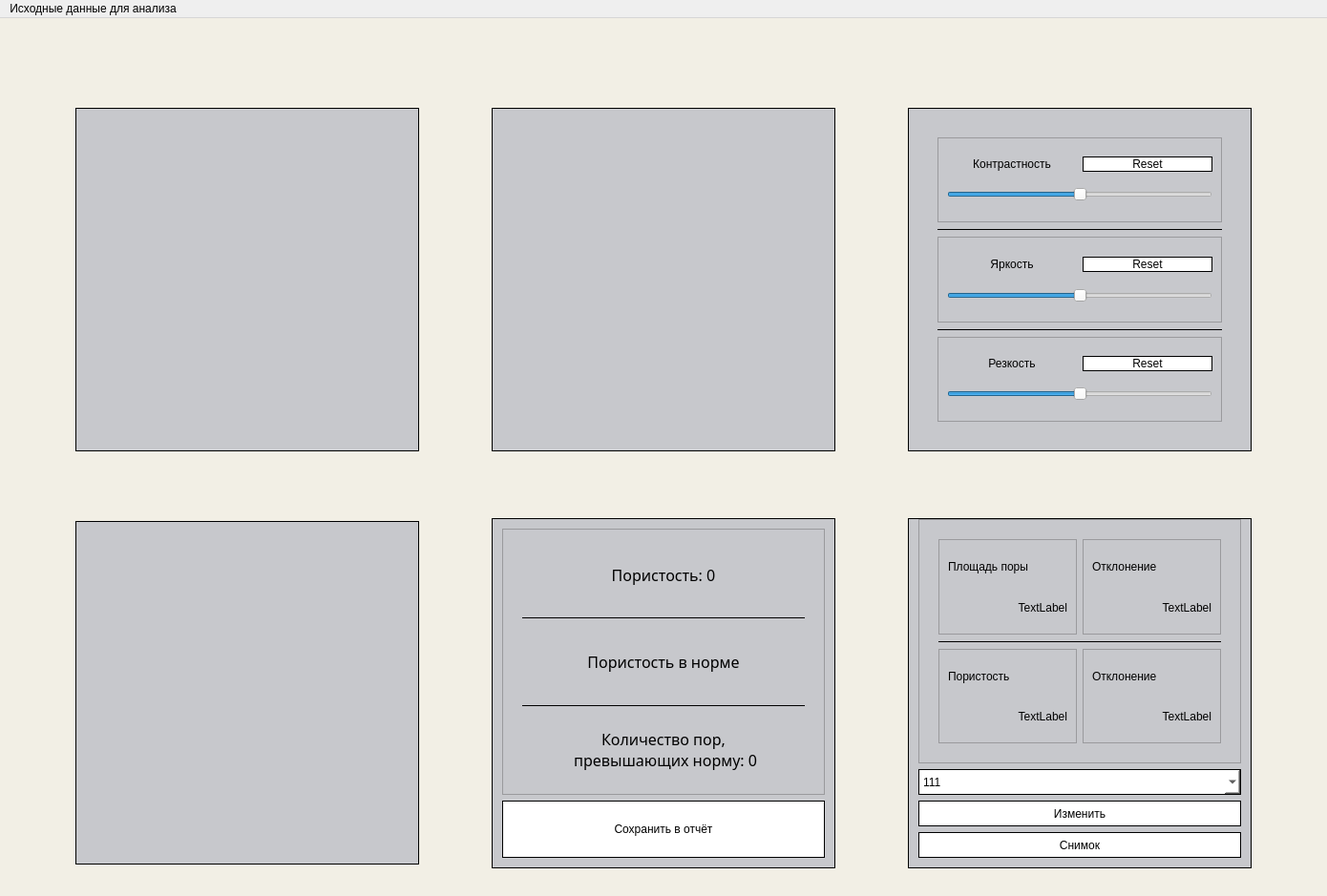
<?xml version="1.0" encoding="UTF-8"?>
<ui version="4.0">
 <class>MainWindow</class>
 <widget class="QMainWindow" name="MainWindow">
  <property name="enabled">
   <bool>true</bool>
  </property>
  <property name="geometry">
   <rect>
    <x>0</x>
    <y>0</y>
    <width>1390</width>
    <height>939</height>
   </rect>
  </property>
  <property name="baseSize">
   <size>
    <width>1366</width>
    <height>768</height>
   </size>
  </property>
  <property name="windowTitle">
   <string>MainWindow</string>
  </property>
  <property name="styleSheet">
   <string notr="true">QMainWindow{background-color: #F2EFE5}

QSlider{
	cor: black;
}

QComboBox {
	background: white;
    background-color: white;
	color: black;
	font: 12pt &quot;Jura&quot;;
	border: 1px solid black
}


QPushButton {
    background-color: white;
	color: black;
	font: 12pt &quot;Jura&quot;;
	border: 1px solid black
}

QPushButton:hover {
    background-color: #B4B4B8;
	color: black
}

Line{
	color: black
}

QLabel{
font: 12pt &quot;Jura&quot;}


</string>
  </property>
  <property name="animated">
   <bool>true</bool>
  </property>
  <widget class="QWidget" name="centralwidget">
   <layout class="QGridLayout" name="gridLayout">
    <item row="3" column="4">
     <widget class="QFrame" name="frame_2">
      <property name="minimumSize">
       <size>
        <width>360</width>
        <height>360</height>
       </size>
      </property>
      <property name="maximumSize">
       <size>
        <width>360</width>
        <height>360</height>
       </size>
      </property>
      <property name="baseSize">
       <size>
        <width>360</width>
        <height>360</height>
       </size>
      </property>
      <property name="styleSheet">
       <string notr="true">QFrame{background-color: #C7C8CC}
QFrame#frame_2{
   border: 1px solid black;
	border-style: inset;
}</string>
      </property>
      <property name="frameShape">
       <enum>QFrame::StyledPanel</enum>
      </property>
      <property name="frameShadow">
       <enum>QFrame::Raised</enum>
      </property>
      <layout class="QVBoxLayout" name="verticalLayout_4">
       <property name="leftMargin">
        <number>0</number>
       </property>
       <property name="topMargin">
        <number>0</number>
       </property>
       <property name="rightMargin">
        <number>0</number>
       </property>
       <property name="bottomMargin">
        <number>0</number>
       </property>
       <item>
        <widget class="QLabel" name="final_view">
         <property name="styleSheet">
          <string notr="true">QLabel{background-color: #C7C8CC}</string>
         </property>
         <property name="text">
          <string/>
         </property>
        </widget>
       </item>
      </layout>
     </widget>
    </item>
    <item row="5" column="6">
     <widget class="QFrame" name="frame_6">
      <property name="minimumSize">
       <size>
        <width>360</width>
        <height>360</height>
       </size>
      </property>
      <property name="baseSize">
       <size>
        <width>360</width>
        <height>360</height>
       </size>
      </property>
      <property name="styleSheet">
       <string notr="true">QFrame{background-color: #C7C8CC}
QFrame#frame_6{
   border: 1px solid black;
	border-style: inset;
}</string>
      </property>
      <property name="frameShape">
       <enum>QFrame::StyledPanel</enum>
      </property>
      <property name="frameShadow">
       <enum>QFrame::Raised</enum>
      </property>
      <layout class="QVBoxLayout" name="verticalLayout_7">
       <property name="spacing">
        <number>6</number>
       </property>
       <property name="leftMargin">
        <number>10</number>
       </property>
       <property name="topMargin">
        <number>0</number>
       </property>
       <property name="rightMargin">
        <number>10</number>
       </property>
       <property name="bottomMargin">
        <number>10</number>
       </property>
       <item>
        <widget class="QFrame" name="frame_8">
         <property name="enabled">
          <bool>true</bool>
         </property>
         <property name="minimumSize">
          <size>
           <width>256</width>
           <height>256</height>
          </size>
         </property>
         <property name="baseSize">
          <size>
           <width>0</width>
           <height>0</height>
          </size>
         </property>
         <property name="frameShape">
          <enum>QFrame::StyledPanel</enum>
         </property>
         <property name="frameShadow">
          <enum>QFrame::Raised</enum>
         </property>
         <layout class="QGridLayout" name="gridLayout_6">
          <property name="leftMargin">
           <number>20</number>
          </property>
          <property name="topMargin">
           <number>20</number>
          </property>
          <property name="rightMargin">
           <number>20</number>
          </property>
          <property name="bottomMargin">
           <number>20</number>
          </property>
          <item row="2" column="1">
           <widget class="QFrame" name="frame_14">
            <property name="styleSheet">
             <string notr="true">QFrame#frame_14{
   border-left: 1px solid black;
   border-right: 1px solid black;
}</string>
            </property>
            <property name="frameShape">
             <enum>QFrame::StyledPanel</enum>
            </property>
            <property name="frameShadow">
             <enum>QFrame::Raised</enum>
            </property>
            <layout class="QVBoxLayout" name="verticalLayout_10">
             <item>
              <widget class="QLabel" name="label_8">
               <property name="text">
                <string>Отклонение</string>
               </property>
              </widget>
             </item>
             <item>
              <widget class="QLabel" name="density_std_label">
               <property name="text">
                <string>TextLabel</string>
               </property>
               <property name="alignment">
                <set>Qt::AlignRight|Qt::AlignTrailing|Qt::AlignVCenter</set>
               </property>
              </widget>
             </item>
            </layout>
           </widget>
          </item>
          <item row="0" column="1">
           <widget class="QFrame" name="frame_13">
            <property name="styleSheet">
             <string notr="true">QFrame#frame_13{
   border-left: 1px solid black;
   border-right: 1px solid black;
}</string>
            </property>
            <property name="frameShape">
             <enum>QFrame::StyledPanel</enum>
            </property>
            <property name="frameShadow">
             <enum>QFrame::Raised</enum>
            </property>
            <layout class="QVBoxLayout" name="verticalLayout_3">
             <item>
              <widget class="QLabel" name="label_6">
               <property name="text">
                <string>Отклонение</string>
               </property>
              </widget>
             </item>
             <item>
              <widget class="QLabel" name="square_std_label">
               <property name="text">
                <string>TextLabel</string>
               </property>
               <property name="alignment">
                <set>Qt::AlignRight|Qt::AlignTrailing|Qt::AlignVCenter</set>
               </property>
              </widget>
             </item>
            </layout>
           </widget>
          </item>
          <item row="0" column="0">
           <widget class="QFrame" name="frame_12">
            <property name="styleSheet">
             <string notr="true">QFrame#frame_12{
   border-right: 1px solid black;
   border-left: 1px solid black;
}</string>
            </property>
            <property name="frameShape">
             <enum>QFrame::StyledPanel</enum>
            </property>
            <property name="frameShadow">
             <enum>QFrame::Raised</enum>
            </property>
            <layout class="QVBoxLayout" name="verticalLayout_2">
             <item>
              <widget class="QLabel" name="label_4">
               <property name="text">
                <string>Площадь поры</string>
               </property>
              </widget>
             </item>
             <item>
              <widget class="QLabel" name="square_label">
               <property name="text">
                <string>TextLabel</string>
               </property>
               <property name="alignment">
                <set>Qt::AlignRight|Qt::AlignTrailing|Qt::AlignVCenter</set>
               </property>
              </widget>
             </item>
            </layout>
           </widget>
          </item>
          <item row="2" column="0">
           <widget class="QFrame" name="frame_15">
            <property name="styleSheet">
             <string notr="true">QFrame#frame_15{
   border-right: 1px solid black;
   border-left: 1px solid black;
}</string>
            </property>
            <property name="frameShape">
             <enum>QFrame::StyledPanel</enum>
            </property>
            <property name="frameShadow">
             <enum>QFrame::Raised</enum>
            </property>
            <layout class="QVBoxLayout" name="verticalLayout_9">
             <item>
              <widget class="QLabel" name="label_12">
               <property name="text">
                <string>Пористость</string>
               </property>
              </widget>
             </item>
             <item>
              <widget class="QLabel" name="density_label">
               <property name="text">
                <string>TextLabel</string>
               </property>
               <property name="alignment">
                <set>Qt::AlignRight|Qt::AlignTrailing|Qt::AlignVCenter</set>
               </property>
              </widget>
             </item>
            </layout>
           </widget>
          </item>
          <item row="1" column="0" colspan="2">
           <widget class="Line" name="line_4">
            <property name="frameShadow">
             <enum>QFrame::Plain</enum>
            </property>
            <property name="orientation">
             <enum>Qt::Horizontal</enum>
            </property>
           </widget>
          </item>
         </layout>
        </widget>
       </item>
       <item>
        <widget class="QComboBox" name="comboBox">
         <property name="minimumSize">
          <size>
           <width>0</width>
           <height>27</height>
          </size>
         </property>
         <property name="acceptDrops">
          <bool>false</bool>
         </property>
         <property name="layoutDirection">
          <enum>Qt::LeftToRight</enum>
         </property>
         <property name="autoFillBackground">
          <bool>false</bool>
         </property>
         <property name="currentText">
          <string>111</string>
         </property>
         <property name="iconSize">
          <size>
           <width>2</width>
           <height>2</height>
          </size>
         </property>
         <property name="duplicatesEnabled">
          <bool>false</bool>
         </property>
         <property name="frame">
          <bool>true</bool>
         </property>
         <item>
          <property name="text">
           <string>111</string>
          </property>
         </item>
         <item>
          <property name="text">
           <string>222</string>
          </property>
         </item>
        </widget>
       </item>
       <item>
        <widget class="QPushButton" name="edit_btn">
         <property name="minimumSize">
          <size>
           <width>0</width>
           <height>27</height>
          </size>
         </property>
         <property name="text">
          <string>Изменить</string>
         </property>
        </widget>
       </item>
       <item>
        <spacer name="verticalSpacer_5">
         <property name="orientation">
          <enum>Qt::Vertical</enum>
         </property>
         <property name="sizeType">
          <enum>QSizePolicy::Fixed</enum>
         </property>
         <property name="sizeHint" stdset="0">
          <size>
           <width>20</width>
           <height>0</height>
          </size>
         </property>
        </spacer>
       </item>
       <item>
        <widget class="QPushButton" name="snapshot_btn">
         <property name="minimumSize">
          <size>
           <width>0</width>
           <height>27</height>
          </size>
         </property>
         <property name="text">
          <string>Снимок</string>
         </property>
         <property name="flat">
          <bool>false</bool>
         </property>
        </widget>
       </item>
      </layout>
     </widget>
    </item>
    <item row="1" column="4" alignment="Qt::AlignHCenter|Qt::AlignVCenter">
     <widget class="QLabel" name="logo_label">
      <property name="minimumSize">
       <size>
        <width>300</width>
        <height>40</height>
       </size>
      </property>
      <property name="maximumSize">
       <size>
        <width>300</width>
        <height>40</height>
       </size>
      </property>
      <property name="text">
       <string/>
      </property>
      <property name="alignment">
       <set>Qt::AlignCenter</set>
      </property>
     </widget>
    </item>
    <item row="5" column="4">
     <widget class="QFrame" name="frame_5">
      <property name="minimumSize">
       <size>
        <width>360</width>
        <height>360</height>
       </size>
      </property>
      <property name="baseSize">
       <size>
        <width>360</width>
        <height>360</height>
       </size>
      </property>
      <property name="styleSheet">
       <string notr="true">QFrame{background-color: #C7C8CC}
QFrame#frame_5{
   border: 1px solid black;
	border-style: inset;
}</string>
      </property>
      <property name="frameShape">
       <enum>QFrame::StyledPanel</enum>
      </property>
      <property name="frameShadow">
       <enum>QFrame::Raised</enum>
      </property>
      <layout class="QVBoxLayout" name="verticalLayout_8">
       <property name="leftMargin">
        <number>10</number>
       </property>
       <property name="topMargin">
        <number>10</number>
       </property>
       <property name="rightMargin">
        <number>10</number>
       </property>
       <property name="bottomMargin">
        <number>10</number>
       </property>
       <item>
        <widget class="QFrame" name="frame_7">
         <property name="minimumSize">
          <size>
           <width>256</width>
           <height>256</height>
          </size>
         </property>
         <property name="frameShape">
          <enum>QFrame::StyledPanel</enum>
         </property>
         <property name="frameShadow">
          <enum>QFrame::Raised</enum>
         </property>
         <layout class="QGridLayout" name="gridLayout_2">
          <property name="leftMargin">
           <number>20</number>
          </property>
          <property name="rightMargin">
           <number>20</number>
          </property>
          <item row="3" column="0">
           <widget class="Line" name="line_2">
            <property name="frameShadow">
             <enum>QFrame::Plain</enum>
            </property>
            <property name="orientation">
             <enum>Qt::Horizontal</enum>
            </property>
           </widget>
          </item>
          <item row="4" column="0">
           <widget class="QLabel" name="anomaly_label">
            <property name="font">
             <font>
              <family>Jura</family>
              <pointsize>12</pointsize>
              <weight>50</weight>
              <italic>false</italic>
              <bold>false</bold>
             </font>
            </property>
            <property name="text">
             <string>Количество пор, 
 превышающих норму: 0</string>
            </property>
            <property name="scaledContents">
             <bool>false</bool>
            </property>
            <property name="alignment">
             <set>Qt::AlignCenter</set>
            </property>
           </widget>
          </item>
          <item row="1" column="0">
           <widget class="Line" name="line">
            <property name="frameShadow">
             <enum>QFrame::Plain</enum>
            </property>
            <property name="orientation">
             <enum>Qt::Horizontal</enum>
            </property>
           </widget>
          </item>
          <item row="2" column="0">
           <widget class="QLabel" name="is_normal_label">
            <property name="font">
             <font>
              <family>Jura</family>
              <pointsize>12</pointsize>
              <weight>50</weight>
              <italic>false</italic>
              <bold>false</bold>
             </font>
            </property>
            <property name="text">
             <string>Пористость в норме</string>
            </property>
            <property name="alignment">
             <set>Qt::AlignCenter</set>
            </property>
           </widget>
          </item>
          <item row="0" column="0">
           <widget class="QLabel" name="density_info">
            <property name="font">
             <font>
              <family>Jura</family>
              <pointsize>12</pointsize>
              <weight>50</weight>
              <italic>false</italic>
              <bold>false</bold>
             </font>
            </property>
            <property name="text">
             <string>Пористость: 0</string>
            </property>
            <property name="alignment">
             <set>Qt::AlignCenter</set>
            </property>
           </widget>
          </item>
         </layout>
        </widget>
       </item>
       <item>
        <widget class="QPushButton" name="save_btn">
         <property name="minimumSize">
          <size>
           <width>0</width>
           <height>60</height>
          </size>
         </property>
         <property name="text">
          <string>Сохранить в отчёт</string>
         </property>
         <property name="flat">
          <bool>true</bool>
         </property>
        </widget>
       </item>
      </layout>
     </widget>
    </item>
    <item row="3" column="1">
     <widget class="QFrame" name="frame_3">
      <property name="minimumSize">
       <size>
        <width>360</width>
        <height>360</height>
       </size>
      </property>
      <property name="maximumSize">
       <size>
        <width>360</width>
        <height>360</height>
       </size>
      </property>
      <property name="baseSize">
       <size>
        <width>360</width>
        <height>360</height>
       </size>
      </property>
      <property name="styleSheet">
       <string notr="true">QFrame{background-color: #C7C8CC}
QFrame#frame_3{
   border: 1px solid black;
	border-style: inset;
}</string>
      </property>
      <property name="frameShape">
       <enum>QFrame::StyledPanel</enum>
      </property>
      <property name="frameShadow">
       <enum>QFrame::Raised</enum>
      </property>
      <layout class="QVBoxLayout" name="verticalLayout_5">
       <property name="leftMargin">
        <number>0</number>
       </property>
       <property name="topMargin">
        <number>0</number>
       </property>
       <property name="rightMargin">
        <number>0</number>
       </property>
       <property name="bottomMargin">
        <number>0</number>
       </property>
       <item>
        <widget class="QLabel" name="main_view">
         <property name="text">
          <string/>
         </property>
        </widget>
       </item>
      </layout>
     </widget>
    </item>
    <item row="3" column="6">
     <widget class="QFrame" name="frame">
      <property name="minimumSize">
       <size>
        <width>360</width>
        <height>360</height>
       </size>
      </property>
      <property name="maximumSize">
       <size>
        <width>360</width>
        <height>360</height>
       </size>
      </property>
      <property name="baseSize">
       <size>
        <width>360</width>
        <height>360</height>
       </size>
      </property>
      <property name="palette">
       <palette>
        <active>
         <colorrole role="Button">
          <brush brushstyle="SolidPattern">
           <color alpha="255">
            <red>199</red>
            <green>200</green>
            <blue>204</blue>
           </color>
          </brush>
         </colorrole>
         <colorrole role="Base">
          <brush brushstyle="SolidPattern">
           <color alpha="255">
            <red>199</red>
            <green>200</green>
            <blue>204</blue>
           </color>
          </brush>
         </colorrole>
         <colorrole role="Window">
          <brush brushstyle="SolidPattern">
           <color alpha="255">
            <red>199</red>
            <green>200</green>
            <blue>204</blue>
           </color>
          </brush>
         </colorrole>
        </active>
        <inactive>
         <colorrole role="Button">
          <brush brushstyle="SolidPattern">
           <color alpha="255">
            <red>199</red>
            <green>200</green>
            <blue>204</blue>
           </color>
          </brush>
         </colorrole>
         <colorrole role="Base">
          <brush brushstyle="SolidPattern">
           <color alpha="255">
            <red>199</red>
            <green>200</green>
            <blue>204</blue>
           </color>
          </brush>
         </colorrole>
         <colorrole role="Window">
          <brush brushstyle="SolidPattern">
           <color alpha="255">
            <red>199</red>
            <green>200</green>
            <blue>204</blue>
           </color>
          </brush>
         </colorrole>
        </inactive>
        <disabled>
         <colorrole role="Button">
          <brush brushstyle="SolidPattern">
           <color alpha="255">
            <red>199</red>
            <green>200</green>
            <blue>204</blue>
           </color>
          </brush>
         </colorrole>
         <colorrole role="Base">
          <brush brushstyle="SolidPattern">
           <color alpha="255">
            <red>199</red>
            <green>200</green>
            <blue>204</blue>
           </color>
          </brush>
         </colorrole>
         <colorrole role="Window">
          <brush brushstyle="SolidPattern">
           <color alpha="255">
            <red>199</red>
            <green>200</green>
            <blue>204</blue>
           </color>
          </brush>
         </colorrole>
        </disabled>
       </palette>
      </property>
      <property name="autoFillBackground">
       <bool>false</bool>
      </property>
      <property name="styleSheet">
       <string notr="true">QFrame{background-color: #C7C8CC}
QFrame#frame{
   border: 1px solid black;
	border-style: inset;
}</string>
      </property>
      <property name="frameShape">
       <enum>QFrame::StyledPanel</enum>
      </property>
      <property name="frameShadow">
       <enum>QFrame::Raised</enum>
      </property>
      <layout class="QVBoxLayout" name="verticalLayout_6">
       <property name="leftMargin">
        <number>30</number>
       </property>
       <property name="topMargin">
        <number>30</number>
       </property>
       <property name="rightMargin">
        <number>30</number>
       </property>
       <property name="bottomMargin">
        <number>30</number>
       </property>
       <item>
        <widget class="QFrame" name="frame_9">
         <property name="frameShape">
          <enum>QFrame::StyledPanel</enum>
         </property>
         <property name="frameShadow">
          <enum>QFrame::Raised</enum>
         </property>
         <layout class="QGridLayout" name="gridLayout_3">
          <item row="2" column="0" colspan="2">
           <widget class="QSlider" name="contrast_slider">
            <property name="minimum">
             <number>-20</number>
            </property>
            <property name="maximum">
             <number>20</number>
            </property>
            <property name="singleStep">
             <number>1</number>
            </property>
            <property name="orientation">
             <enum>Qt::Horizontal</enum>
            </property>
            <property name="tickPosition">
             <enum>QSlider::NoTicks</enum>
            </property>
            <property name="tickInterval">
             <number>10</number>
            </property>
           </widget>
          </item>
          <item row="1" column="1">
           <widget class="QPushButton" name="contrast_reset">
            <property name="autoFillBackground">
             <bool>false</bool>
            </property>
            <property name="text">
             <string>Reset</string>
            </property>
            <property name="autoDefault">
             <bool>false</bool>
            </property>
           </widget>
          </item>
          <item row="1" column="0">
           <widget class="QLabel" name="label">
            <property name="text">
             <string>Контрастность</string>
            </property>
            <property name="alignment">
             <set>Qt::AlignCenter</set>
            </property>
           </widget>
          </item>
         </layout>
        </widget>
       </item>
       <item>
        <widget class="Line" name="line_5">
         <property name="frameShadow">
          <enum>QFrame::Plain</enum>
         </property>
         <property name="orientation">
          <enum>Qt::Horizontal</enum>
         </property>
        </widget>
       </item>
       <item>
        <widget class="QFrame" name="frame_10">
         <property name="frameShape">
          <enum>QFrame::StyledPanel</enum>
         </property>
         <property name="frameShadow">
          <enum>QFrame::Raised</enum>
         </property>
         <layout class="QGridLayout" name="gridLayout_4">
          <item row="2" column="0" colspan="2">
           <widget class="QSlider" name="brightness_slider">
            <property name="minimum">
             <number>-100</number>
            </property>
            <property name="maximum">
             <number>100</number>
            </property>
            <property name="orientation">
             <enum>Qt::Horizontal</enum>
            </property>
            <property name="tickInterval">
             <number>10</number>
            </property>
           </widget>
          </item>
          <item row="1" column="1">
           <widget class="QPushButton" name="brightness_reset">
            <property name="text">
             <string>Reset</string>
            </property>
           </widget>
          </item>
          <item row="1" column="0">
           <widget class="QLabel" name="label_2">
            <property name="text">
             <string>Яркость</string>
            </property>
            <property name="alignment">
             <set>Qt::AlignCenter</set>
            </property>
           </widget>
          </item>
         </layout>
        </widget>
       </item>
       <item>
        <widget class="Line" name="line_3">
         <property name="frameShadow">
          <enum>QFrame::Plain</enum>
         </property>
         <property name="orientation">
          <enum>Qt::Horizontal</enum>
         </property>
        </widget>
       </item>
       <item>
        <widget class="QFrame" name="frame_11">
         <property name="frameShape">
          <enum>QFrame::StyledPanel</enum>
         </property>
         <property name="frameShadow">
          <enum>QFrame::Raised</enum>
         </property>
         <layout class="QGridLayout" name="gridLayout_5">
          <item row="4" column="0" colspan="2">
           <widget class="QSlider" name="sharpness_slider">
            <property name="minimum">
             <number>-20</number>
            </property>
            <property name="maximum">
             <number>20</number>
            </property>
            <property name="orientation">
             <enum>Qt::Horizontal</enum>
            </property>
            <property name="tickInterval">
             <number>10</number>
            </property>
           </widget>
          </item>
          <item row="3" column="1">
           <widget class="QPushButton" name="sharpness_reset">
            <property name="text">
             <string>Reset</string>
            </property>
           </widget>
          </item>
          <item row="3" column="0">
           <widget class="QLabel" name="label_3">
            <property name="text">
             <string>Резкость</string>
            </property>
            <property name="alignment">
             <set>Qt::AlignCenter</set>
            </property>
           </widget>
          </item>
         </layout>
        </widget>
       </item>
      </layout>
     </widget>
    </item>
    <item row="5" column="1">
     <widget class="QFrame" name="frame_4">
      <property name="minimumSize">
       <size>
        <width>360</width>
        <height>360</height>
       </size>
      </property>
      <property name="maximumSize">
       <size>
        <width>360</width>
        <height>360</height>
       </size>
      </property>
      <property name="baseSize">
       <size>
        <width>360</width>
        <height>360</height>
       </size>
      </property>
      <property name="styleSheet">
       <string notr="true">QFrame{background-color: #C7C8CC}
QFrame#frame_4{
   border: 1px solid black;
	border-style: inset;
}</string>
      </property>
      <property name="frameShape">
       <enum>QFrame::StyledPanel</enum>
      </property>
      <property name="frameShadow">
       <enum>QFrame::Raised</enum>
      </property>
      <layout class="QVBoxLayout" name="verticalLayout">
       <property name="leftMargin">
        <number>0</number>
       </property>
       <property name="topMargin">
        <number>0</number>
       </property>
       <property name="rightMargin">
        <number>0</number>
       </property>
       <property name="bottomMargin">
        <number>0</number>
       </property>
       <item>
        <widget class="QLabel" name="close_view">
         <property name="styleSheet">
          <string notr="true">QFrame{background-color: #C7C8CC}</string>
         </property>
         <property name="text">
          <string/>
         </property>
        </widget>
       </item>
      </layout>
     </widget>
    </item>
    <item row="3" column="2">
     <spacer name="horizontalSpacer">
      <property name="orientation">
       <enum>Qt::Horizontal</enum>
      </property>
      <property name="sizeType">
       <enum>QSizePolicy::MinimumExpanding</enum>
      </property>
      <property name="sizeHint" stdset="0">
       <size>
        <width>64</width>
        <height>20</height>
       </size>
      </property>
     </spacer>
    </item>
    <item row="3" column="0">
     <spacer name="horizontalSpacer_3">
      <property name="orientation">
       <enum>Qt::Horizontal</enum>
      </property>
      <property name="sizeType">
       <enum>QSizePolicy::MinimumExpanding</enum>
      </property>
      <property name="sizeHint" stdset="0">
       <size>
        <width>64</width>
        <height>20</height>
       </size>
      </property>
     </spacer>
    </item>
    <item row="3" column="7">
     <spacer name="horizontalSpacer_4">
      <property name="orientation">
       <enum>Qt::Horizontal</enum>
      </property>
      <property name="sizeType">
       <enum>QSizePolicy::MinimumExpanding</enum>
      </property>
      <property name="sizeHint" stdset="0">
       <size>
        <width>64</width>
        <height>20</height>
       </size>
      </property>
     </spacer>
    </item>
    <item row="4" column="1">
     <spacer name="verticalSpacer">
      <property name="orientation">
       <enum>Qt::Vertical</enum>
      </property>
      <property name="sizeType">
       <enum>QSizePolicy::MinimumExpanding</enum>
      </property>
      <property name="sizeHint" stdset="0">
       <size>
        <width>20</width>
        <height>64</height>
       </size>
      </property>
     </spacer>
    </item>
    <item row="3" column="5">
     <spacer name="horizontalSpacer_2">
      <property name="orientation">
       <enum>Qt::Horizontal</enum>
      </property>
      <property name="sizeType">
       <enum>QSizePolicy::MinimumExpanding</enum>
      </property>
      <property name="sizeHint" stdset="0">
       <size>
        <width>64</width>
        <height>20</height>
       </size>
      </property>
     </spacer>
    </item>
    <item row="0" column="4">
     <spacer name="verticalSpacer_3">
      <property name="orientation">
       <enum>Qt::Vertical</enum>
      </property>
      <property name="sizeType">
       <enum>QSizePolicy::MinimumExpanding</enum>
      </property>
      <property name="sizeHint" stdset="0">
       <size>
        <width>20</width>
        <height>10</height>
       </size>
      </property>
     </spacer>
    </item>
    <item row="6" column="4">
     <spacer name="verticalSpacer_2">
      <property name="orientation">
       <enum>Qt::Vertical</enum>
      </property>
      <property name="sizeType">
       <enum>QSizePolicy::MinimumExpanding</enum>
      </property>
      <property name="sizeHint" stdset="0">
       <size>
        <width>20</width>
        <height>20</height>
       </size>
      </property>
     </spacer>
    </item>
    <item row="2" column="4">
     <spacer name="verticalSpacer_4">
      <property name="orientation">
       <enum>Qt::Vertical</enum>
      </property>
      <property name="sizeType">
       <enum>QSizePolicy::MinimumExpanding</enum>
      </property>
      <property name="sizeHint" stdset="0">
       <size>
        <width>20</width>
        <height>10</height>
       </size>
      </property>
     </spacer>
    </item>
   </layout>
  </widget>
  <widget class="QMenuBar" name="menubar">
   <property name="geometry">
    <rect>
     <x>0</x>
     <y>0</y>
     <width>1390</width>
     <height>21</height>
    </rect>
   </property>
   <property name="defaultUp">
    <bool>false</bool>
   </property>
   <widget class="QMenu" name="menu">
    <property name="title">
     <string>Исходные данные для анализа</string>
    </property>
    <addaction name="actionOpen"/>
    <addaction name="actionWebCam"/>
   </widget>
   <addaction name="menu"/>
  </widget>
  <action name="actionOpen">
   <property name="text">
    <string>Open</string>
   </property>
  </action>
  <action name="actionWebCam">
   <property name="text">
    <string>WebCam</string>
   </property>
  </action>
 </widget>
 <resources/>
 <connections/>
</ui>
